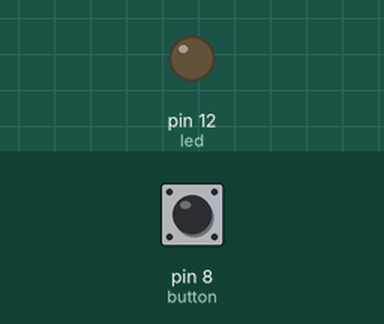
Simulated run of this sketch. Board: Arduino Uno, built with avr-gcc and run on an emulated ATmega328P. On the bench: output pins drawn as LEDs (lit = HIGH). Dashed ring = blinking. The test bench sets the inputs (shaded band); at power-on: pin 8 (button) LOW.

Above: at 1.2 s.
1.3 s: pin 8 (button) pulled HIGH for 1 s
At 2.9 s:
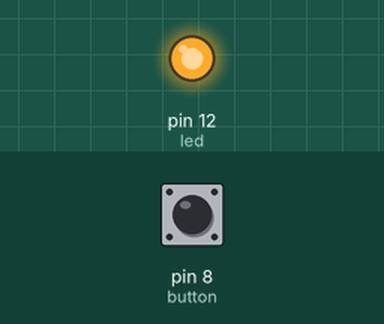
3.8 s: pin 8 (button) pulled HIGH for 0.15 s
At 4.1 s:
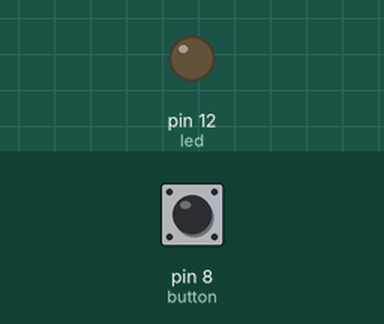
5.4 s: pin 8 (button) pulled HIGH for 3.2 s
At 5.5 s:
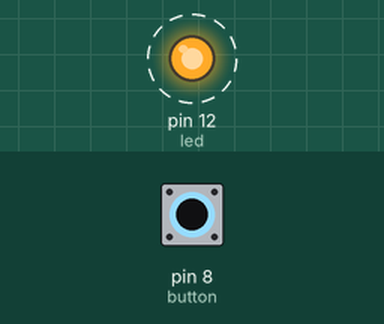
Timing chart, 0 to 9.9 s (numbered marks = the images above; inputs shaded):
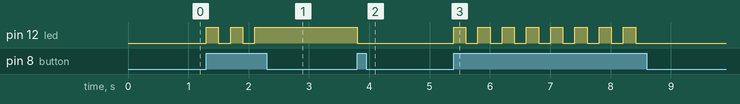

The sketch:

StateBasedAlarm.ino
```cpp
//Wiring code generated from an ArduinoML model
// Application name: ActuatorCheck

// Pin Allocation Summary:
//   led (Actuator): Pin D12 (12)
//   button (Sensor): Pin D8 (8)

long debounce = 200;
enum STATE {off, waiting, turnOn, done};

STATE currentState = off;

bool buttonBounceGuard = false;
long buttonLastDebounceTime = 0;


	void setup(){
		pinMode(12, OUTPUT); // led [Actuator]
		pinMode(8, INPUT); // button [Sensor]
	}
	void loop() {
			switch(currentState){

				case off:
					digitalWrite(12,LOW);
					if( (digitalRead(12) == LOW) ) {
						currentState = waiting;
					}break;
				case waiting:
					if( (digitalRead(8) == HIGH) && (millis() - buttonLastDebounceTime > debounce) ) {
						buttonLastDebounceTime = millis();
						currentState = turnOn;
					}break;
				case turnOn:
					digitalWrite(12,HIGH);
					if( (digitalRead(12) == HIGH) ) {
						currentState = done;
					}break;
				case done:
					if( (digitalRead(8) == HIGH) && (millis() - buttonLastDebounceTime > debounce) ) {
						buttonLastDebounceTime = millis();
						currentState = off;
					}break;
		}
	}
```

Measured:
- after the input at 1.3 s, pin 12 (led): alternates HIGH for 0.20 s and LOW for 0.20 s, 5 changes in all, then stays HIGH, starting at once
- after the input at 3.8 s, pin 12 (led): HIGH → LOW at once
- after the input at 5.4 s, pin 12 (led): alternates HIGH for 0.20 s and LOW for 0.20 s, 16 changes in all, then stays LOW, starting at once
